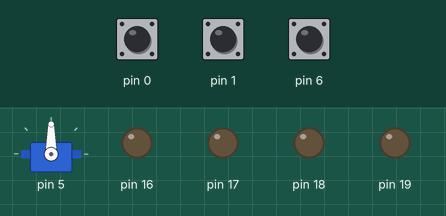
This sketch was run on a simulated Arduino Uno, built for the host (arithmetic inside an expression is 32-bit, double 64-bit). On the bench: servo, output pins drawn as LEDs (lit = HIGH). Dashed ring = blinking. The test bench sets the inputs (shaded band); at power-on: pin 0 HIGH, pin 1 HIGH, pin 6 HIGH.

Above: at 1.2 s.
1.3 s: pin 0 pulled LOW for 3.2 s
At 6.0 s:
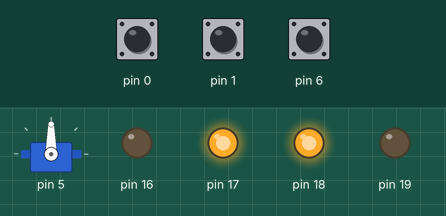
6.3 s: pin 1 pulled LOW for 0.15 s
At 6.37 s:
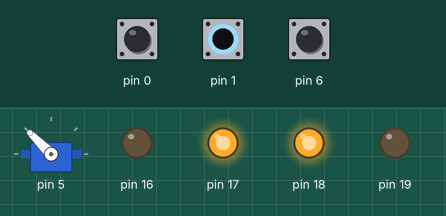
7.9 s: pin 6 pulled LOW for 0.15 s
At 7.97 s:
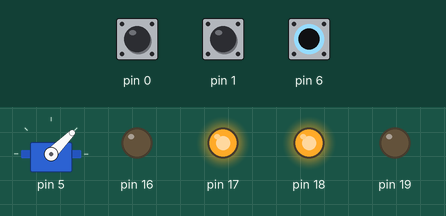
9.5 s: pin 6 pulled LOW for 3.2 s
At 13.2 s:
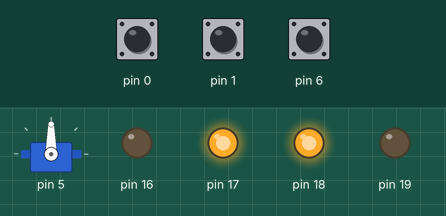
14.2 s: pin 0 pulled LOW for 0.15 s
At 15.9 s:
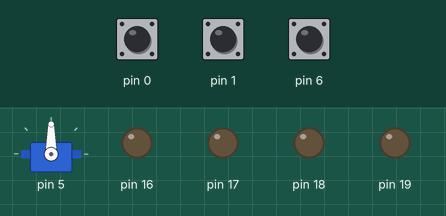
16.2 s: pin 0 driven LOW and pin 1 driven LOW
At 17.6 s:
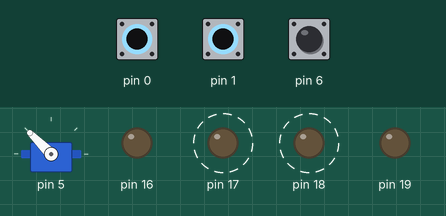
Timing chart, 0 to 20.2 s (numbered marks = the images above; inputs shaded):
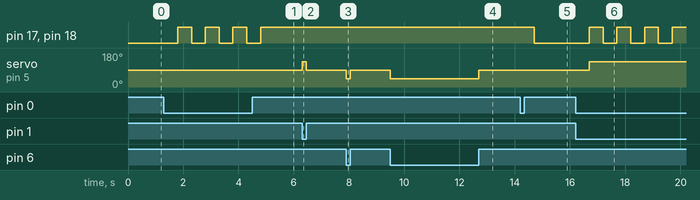

Measured:
- after the input at 1.3 s, pin 17, pin 18: alternates HIGH for 0.50 s and LOW for 0.50 s, 7 changes in all, then stays HIGH, starting after 0.50 s
- after the input at 6.3 s, servo on pin 5: 90° → 135° at once, → 90° 0.15 s later
- after the input at 7.9 s, servo on pin 5: 90° → 45° at once, → 90° 0.15 s later
- after the input at 9.5 s, servo on pin 5: 90° → 45° at once, → 90° 3.2 s later
- after the input at 14.2 s, pin 17, pin 18: HIGH → LOW after 0.50 s
- after the input at 16.2 s, pin 17, pin 18: alternates HIGH for 0.50 s and LOW for 0.50 s, starting after 0.50 s; servo on pin 5: 90° → 135° after 0.50 s

The sketch:

Practicum_mainboard.ino
```cpp
#include <Servo.h>

Servo myservo;

int SwitchRight = HIGH;
int SwitchLeft = HIGH;
int SwitchStart = HIGH;

int Is_Start = 0;

void setup() {
  pinMode(PIN_PC2, OUTPUT);
  pinMode(PIN_PC3, OUTPUT);
  pinMode(PIN_PC4, OUTPUT);
  pinMode(PIN_PC5, OUTPUT);

  pinMode(PIN_PD0, INPUT_PULLUP);

  pinMode(PIN_PD1, INPUT_PULLUP);
  pinMode(PIN_PD6, INPUT_PULLUP);

  myservo.attach(PIN_PD5);
}

void loop() {
  SwitchStart = digitalRead(PIN_PD0);

  if(Is_Start == 0)
  {
    digitalWrite(PIN_PC2, 0);
    digitalWrite(PIN_PC3, 0);
    digitalWrite(PIN_PC4, 0);
    digitalWrite(PIN_PC5, 0);

    if(SwitchStart == LOW)
    {
      Is_Start = 1;
      delay(500);
    }
  }
  else if(Is_Start == 1)
  {
    SwitchLeft = digitalRead(PIN_PD1);
    SwitchRight = digitalRead(PIN_PD6);
    if(SwitchLeft == LOW)
    {
      myservo.write(135);
    }
    else if(SwitchRight == LOW)
    {
      myservo.write(45);
    }
    else
    {
      myservo.write(90);
    }
    digitalWrite(PIN_PC2, 0);
    digitalWrite(PIN_PC3, 1);
    digitalWrite(PIN_PC4, 1);
    digitalWrite(PIN_PC5, 0);

    if(SwitchStart == LOW)
    {
      Is_Start = 0;
      delay(500);
    }
  }
}
```
